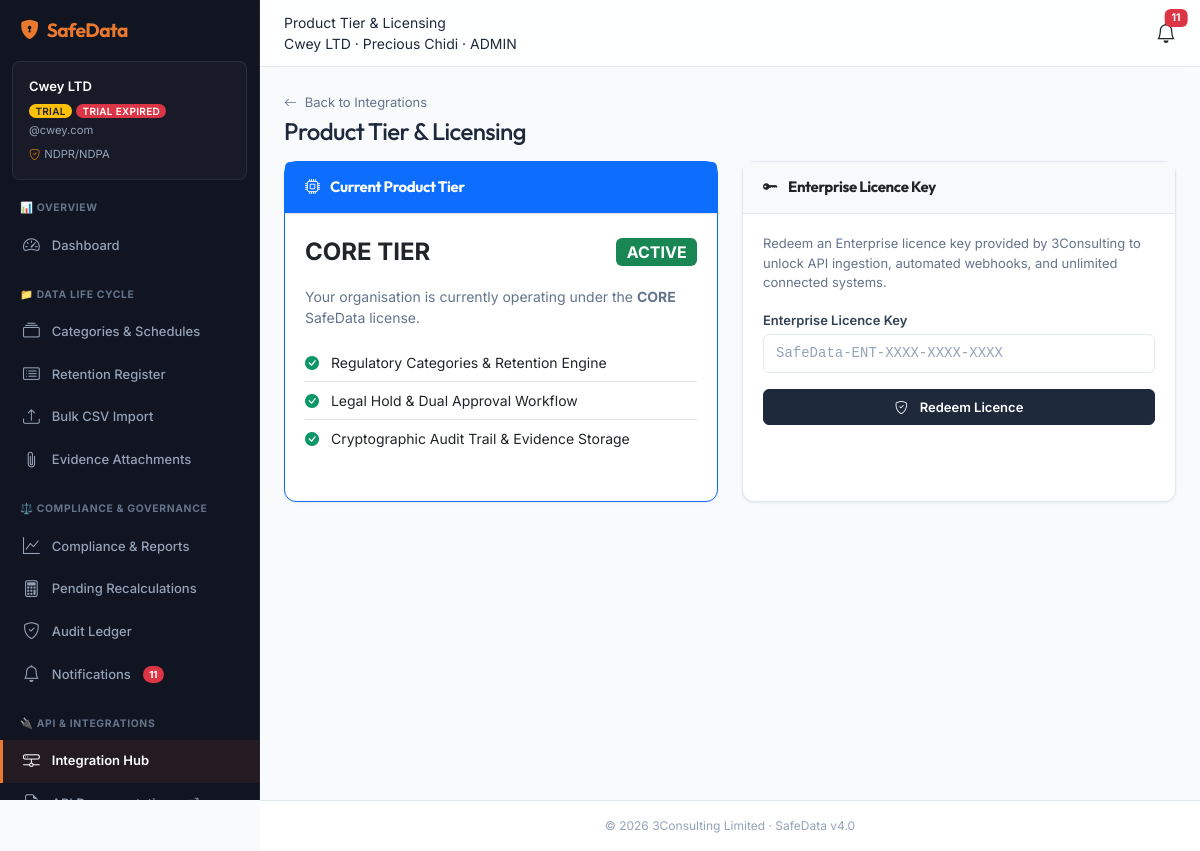
The page /integrations/tier (signed in) on the database its author committed.
### app/models.py (models this page shows)
class Organization(Base):
    __tablename__ = "organizations"
    id = Column(Integer, primary_key=True, autoincrement=True)
    name = Column(String(255), nullable=False)
    slug = Column(String(100), unique=True, nullable=False)
    primary_domain = Column(String(255), unique=True, nullable=False)
    country = Column(String(2), nullable=True)
    tier = Column(Enum("core", "enterprise"), default="core", nullable=False)
    status = Column(Enum("active", "trial", "suspended"), default="trial", nullable=False)
    subscription_status = Column(Enum("trial", "active", "past_due", "cancelled"), default="trial", nullable=False)
    billing_email = Column(String(255), nullable=True)
    last_payment_at = Column(DateTime, nullable=True)
    paystack_customer_code = Column(String(100), nullable=True)
    enterprise_licence_key = Column(String(64), nullable=True)
    trial_ends_at = Column(DateTime, nullable=True)
    created_at = Column(DateTime, default=func.now(), nullable=False)
    updated_at = Column(DateTime, default=func.now(), onupdate=func.now(), nullable=False)

### app/routes/integrations_routes.py (the view)
@router.get("/integrations/tier", response_class=HTMLResponse)
def view_tier_upgrade(request: Request, db: Session = Depends(get_db)):
    session = get_session(request)
    if not session or session.get("role") != "admin":
        return RedirectResponse(url="/login", status_code=303)
    org_id = session["org_id"]
    labels = get_country_regulation_labels(session.get("country", "OTHER"))
    org = db.query(Organization).filter(Organization.id == org_id).first()
    return templates.TemplateResponse(request=request, name="integrations_tier.html", context=_ctx(session, labels, {
        "page_title": "Product Tier & Licensing",
        "active_nav": "integrations",
        "org": org
    }))

### app/templates/integrations_tier.html (shortened to what this page needs)
{% extends "layout.html" %}
{% block content %}
<div class="mb-3">
  <a href="/integrations" class="text-decoration-none text-muted small"><i class="bi bi-arrow-left me-1"></i> Back to Integrations</a>
  <h1 class="h4 mt-1">{{ page_title }}</h1>
</div>
<div class="row g-4">
  <div class="col-md-6">
    <div class="card shadow-sm h-100 border-primary">
      <div class="card-header bg-primary text-white py-3">
        <h5 class="card-title mb-0 fw-bold"><i class="bi bi-cpu me-2"></i> Current Product Tier</h5>
      </div>
      <div class="card-body">
        <div class="d-flex align-items-center justify-content-between mb-3">
          <span class="fs-4 fw-bold text-uppercase">{{ org.tier }} TIER</span>
          <span class="badge bg-success fs-6">ACTIVE</span>
        </div>
        <p class="text-muted">Your organisation is currently operating under the <strong>{{ org.tier | upper }}</strong> SafeData license.</p>
        <ul class="list-group list-group-flush mb-4">
          <li class="list-group-item px-0"><i class="bi bi-check-circle-fill text-success me-2"></i> Regulatory Categories & Retention Engine</li>
          <li class="list-group-item px-0"><i class="bi bi-check-circle-fill text-success me-2"></i> Legal Hold & Dual Approval Workflow</li>
          <li class="list-group-item px-0"><i class="bi bi-check-circle-fill text-success me-2"></i> Cryptographic Audit Trail & Evidence Storage</li>
        </ul>
      </div>
    </div>
  </div>
  <div class="col-md-6">
    <div class="card shadow-sm h-100">
      <div class="card-header bg-light py-3">
        <h5 class="card-title mb-0 fw-bold"><i class="bi bi-key-fill me-2"></i> Enterprise Licence Key</h5>
      </div>
      <div class="card-body">
        <p class="text-muted small">Redeem an Enterprise licence key provided by 3Consulting to unlock API ingestion, automated webhooks, and unlimited connected systems.</p>
        <form method="post" action="/billing/license">
          <div class="mb-3">
            <label class="form-label fw-semibold">Enterprise Licence Key</label>
            <input type="text" name="license_key" class="form-control font-monospace" placeholder="SafeData-ENT-XXXX-XXXX-XXXX" required>
          </div>
          <button type="submit" class="btn btn-dark w-100"><i class="bi bi-shield-check me-1"></i> Redeem Licence</button>
        </form>
      </div>
    </div>
  </div>
</div>
{% endblock %}

### app/templates/layout.html (shortened to what this page needs)
<!DOCTYPE html>
<html lang="en">
<head>
  <link href="https://cdn.jsdelivr.net/npm/bootstrap@5.3.3/dist/css/bootstrap.min.css" rel="stylesheet">
  <link rel="stylesheet" href="https://cdn.jsdelivr.net/npm/bootstrap-icons@1.11.3/font/bootstrap-icons.min.css">
  <link rel="stylesheet" href="/static/css/app.css?v=4.2">
</head>
<body>
<div class="wrapper">
  <nav class="sidebar" id="sidebar">
    <div class="brand pt-3">
      <i class="bi bi-shield-lock-fill"></i>
      <span>{{ wl_name or 'SafeData' }}</span>
    </div>
    {% if org_name %}
    <div class="org-context">
      <div class="org-context-name">{{ org_name }}</div>
      <div class="org-context-meta">
        <span class="badge bg-{{ 'success' if org_status == 'active' else 'warning text-dark' }} badge-sm">{{ org_status | upper }}</span>
        {% if trial_days is not none %}
          {% if trial_days > 0 %}
            <span class="badge bg-warning text-dark badge-sm">{{ trial_days }}d trial</span>
          {% else %}
            <span class="badge bg-danger text-white badge-sm">Trial Expired</span>
          {% endif %}
        {% endif %}
      </div>
      <div class="org-context-domain">@{{ org_domain }}</div>
      <div class="org-context-domain" style="margin-top: 0.5rem;">
        <i class="bi bi-shield-check text-warning me-1"></i>{{ law_label }}
      </div>
    </div>
    {% endif %}
    <div class="nav-group-label">📊 Overview</div>
    <a href="/dashboard" class="{{ 'active' if active_nav == 'dashboard' else '' }}">
      <i class="bi bi-speedometer2"></i> Dashboard
    </a>
    <div class="nav-group-label">📁 Data Life Cycle</div>
    <a href="/categories" class="{{ 'active' if active_nav == 'categories' else '' }}">
      <i class="bi bi-collection"></i> Categories & Schedules
    </a>
    <a href="/records" class="{{ 'active' if active_nav == 'records' else '' }}">
      <i class="bi bi-card-list"></i> Retention Register
    </a>
    <a href="/import" class="{{ 'active' if active_nav == 'import' else '' }}">
      <i class="bi bi-upload"></i> Bulk CSV Import
    </a>
    {% if user_role in ['admin', 'dpo'] %}
    <a href="/attachments" class="{{ 'active' if active_nav == 'attachments' else '' }}">
      <i class="bi bi-paperclip"></i> Evidence Attachments
    </a>
    {% endif %}
    {% if user_role in ['admin', 'dpo'] %}
      <div class="nav-group-label">⚖️ Compliance & Governance</div>
      <a href="/reports" class="{{ 'active' if active_nav == 'reports' else '' }}">
        <i class="bi bi-graph-up"></i> Compliance & Reports
      </a>
      <a href="/recalculations" class="{{ 'active' if active_nav == 'recalculations' else '' }}">
        <i class="bi bi-calculator"></i> Pending Recalculations
      </a>
      <a href="/audit" class="{{ 'active' if active_nav == 'audit' else '' }}">
        <i class="bi bi-shield-check"></i> Audit Ledger
      </a>
      <a href="/notifications" class="{{ 'active' if active_nav == 'notifications' else '' }}">
        <i class="bi bi-bell"></i> Notifications
        {% if unread_notifications_count is defined and unread_notifications_count > 0 %}
          <span class="badge bg-danger rounded-pill float-end">{{ unread_notifications_count }}</span>
        {% endif %}
      </a>
    {% endif %}
    {% if user_role == 'admin' %}
      <div class="nav-group-label">🔌 API & Integrations</div>
      <a href="/integrations" class="{{ 'active' if active_nav == 'integrations' else '' }}">
        <i class="bi bi-hdd-network"></i> Integration Hub
      </a>
      <a href="/docs" target="_blank" class="">
        <i class="bi bi-file-earmark-code"></i> API Documentation <i class="bi bi-box-arrow-up-right small ms-1" style="font-size: 0.7rem;"></i>
      </a>
    {% else %}
      <div class="nav-group-label">📖 Help & Documentation</div>
      <a href="/help" class="{{ 'active' if active_nav == 'help' else '' }}">
        <i class="bi bi-journal-bookmark-fill"></i> Solution Manual
      </a>
    {% endif %}
  </nav>
  <div class="main-content">
    <div class="topbar">
      <div class="d-flex align-items-center gap-2">
        <div>
          <div class="topbar-title">{{ page_title }}</div>
          {% if org_name %}
            <div class="topbar-subtitle">{{ org_name }} · {{ user_name }} · {{ user_role | upper }}</div>
          {% endif %}
        </div>
      </div>
      <div class="d-flex align-items-center gap-3">
        <a class="position-relative text-dark" href="/notifications">
          <i class="bi bi-bell fs-5"></i>
          {% if unread_notifications_count is defined and unread_notifications_count > 0 %}
            <span class="badge bg-danger position-absolute top-0 start-100 translate-middle">{{ unread_notifications_count }}</span>
          {% endif %}
        </a>
      </div>
    </div>
    <div class="content-area" id="main-content">
      {% block content %}{% endblock %}
    </div>
  </div>
</div>
<footer id="footer">
  &copy; 2026 {{ wl_footer or '3Consulting Limited' }} · {{ wl_name or 'SafeData' }} v4.0
</footer>
</body>
</html>

### rows shown on the page
Organization: name "Cwey LTD", primary_domain "cwey.com", tier "CORE"

### other values the page prints
{{ wl_name or 'SafeData' }} "SafeData"
{{ org_status | upper }} "TRIAL"
{{ law_label }} "NDPR/NDPA"
{{ unread_notifications_count }} "11"
{{ page_title }} "Product Tier & Licensing"
{{ user_name }} "Precious Chidi"
{{ user_role | upper }} "ADMIN"
{{ wl_footer or '3Consulting Limited' }} "3Consulting Limited"
